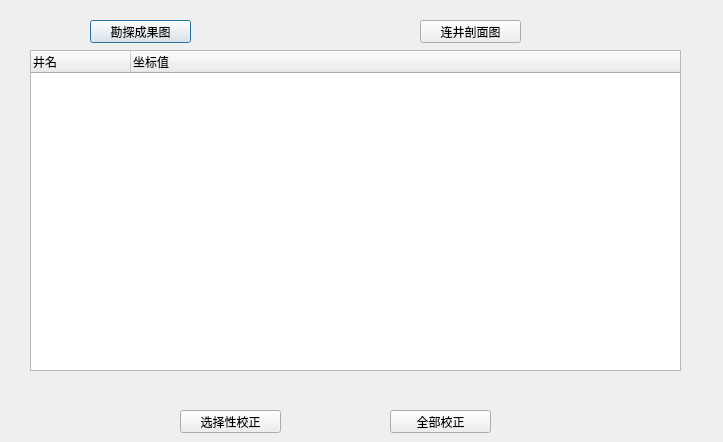
<?xml version="1.0" encoding="UTF-8"?>
<ui version="4.0">
 <class>CheckDialog</class>
 <widget class="QDialog" name="CheckDialog">
  <property name="geometry">
   <rect>
    <x>0</x>
    <y>0</y>
    <width>723</width>
    <height>442</height>
   </rect>
  </property>
  <property name="windowTitle">
   <string>Dialog</string>
  </property>
  <widget class="QPushButton" name="pushButton">
   <property name="geometry">
    <rect>
     <x>90</x>
     <y>20</y>
     <width>101</width>
     <height>23</height>
    </rect>
   </property>
   <property name="text">
    <string>勘探成果图</string>
   </property>
  </widget>
  <widget class="QPushButton" name="pushButton_2">
   <property name="geometry">
    <rect>
     <x>420</x>
     <y>20</y>
     <width>101</width>
     <height>23</height>
    </rect>
   </property>
   <property name="text">
    <string>连井剖面图</string>
   </property>
  </widget>
  <widget class="QPushButton" name="pushButton_3">
   <property name="geometry">
    <rect>
     <x>180</x>
     <y>410</y>
     <width>101</width>
     <height>23</height>
    </rect>
   </property>
   <property name="text">
    <string>选择性校正</string>
   </property>
  </widget>
  <widget class="QTreeWidget" name="treeWidget">
   <property name="geometry">
    <rect>
     <x>30</x>
     <y>50</y>
     <width>651</width>
     <height>321</height>
    </rect>
   </property>
   <column>
    <property name="text">
     <string>井名</string>
    </property>
   </column>
   <column>
    <property name="text">
     <string>坐标值</string>
    </property>
   </column>
  </widget>
  <widget class="QPushButton" name="pushButton_4">
   <property name="geometry">
    <rect>
     <x>390</x>
     <y>410</y>
     <width>101</width>
     <height>23</height>
    </rect>
   </property>
   <property name="text">
    <string>全部校正</string>
   </property>
  </widget>
 </widget>
 <resources/>
 <connections/>
</ui>
